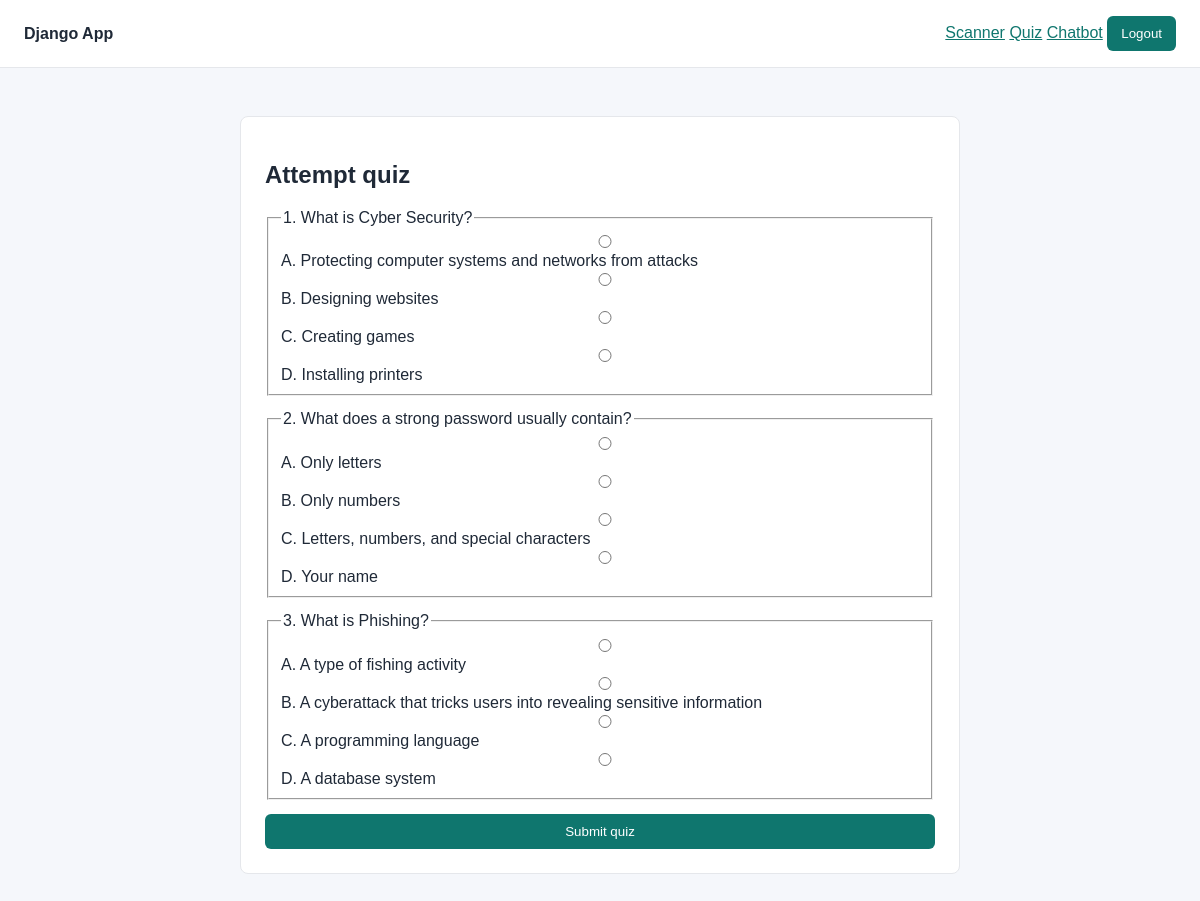
Screenshot of /quiz/attempt/ (signed in) with the database file from the repository.
### quiz/models.py (models this page shows, shortened)
class Question(models.Model):
    class CorrectOption(models.TextChoices):
        A = 'A', 'Option A'
        B = 'B', 'Option B'
        C = 'C', 'Option C'
        D = 'D', 'Option D'
    text = models.TextField()
    option_a = models.CharField(max_length=255)
    option_b = models.CharField(max_length=255)
    option_c = models.CharField(max_length=255)
    option_d = models.CharField(max_length=255)
    correct_option = models.CharField(max_length=1, choices=CorrectOption)
    explanation = models.TextField(blank=True)
    is_active = models.BooleanField(default=True)
    created_at = models.DateTimeField(auto_now_add=True)
    updated_at = models.DateTimeField(auto_now=True)
    class Meta:
        ordering = ['id']

### quiz/views.py (the view, shortened to what this page needs)
# urls.py: path('attempt/', attempt_quiz, name='attempt'),
@login_required
def attempt_quiz(request):
    questions = Question.objects.filter(is_active=True)
    if not questions.exists():
        return render(request, 'quiz/no_questions.html')
    form = QuizAttemptForm(request.POST or None, questions=questions)
    return render(request, 'quiz/attempt.html', {'form': form, 'questions': questions})

### quiz/forms.py
class QuizAttemptForm(forms.Form):
    def __init__(self, *args, questions=None, **kwargs):
        super().__init__(*args, **kwargs)
        self.questions = list(questions or [])
        for question in self.questions:
            choices = [
                (Question.CorrectOption.A, question.option_a),
                (Question.CorrectOption.B, question.option_b),
                (Question.CorrectOption.C, question.option_c),
                (Question.CorrectOption.D, question.option_d),
            ]
            self.fields[f'question_{question.pk}'] = forms.ChoiceField(
                label=question.text,
                choices=choices,
                widget=forms.RadioSelect,
                required=True,
            )

### templates/quiz/attempt.html (shortened to what this page needs)
{% extends 'base.html' %}
{% block content %}
<section class="panel">
    <h1>Attempt quiz</h1>
    <form method="post">
        {% for field in form %}
            <fieldset>
                <legend>{{ forloop.counter }}. {{ field.label }}</legend>
                {{ field }}
            </fieldset>
        {% endfor %}
        <button type="submit">Submit quiz</button>
    </form>
</section>
{% endblock %}

### templates/base.html (style rules this page uses)
body { font-family: Arial, sans-serif; margin: 0; background: #f5f7fb; color: #1f2937; }
.panel { background: #ffffff; border: 1px solid #e5e7eb; border-radius: 8px; padding: 24px; }
form { display: grid; gap: 14px; }
input { width: 100%; padding: 10px; border: 1px solid #cbd5e1; border-radius: 6px; box-sizing: border-box; }
button, .button { background: #0f766e; color: #ffffff; border: 0; border-radius: 6px; padding: 10px 14px; text-decoration: none; cursor: pointer; display: inline-block; }

### rows the page displays
Question: label "What is Cyber Security?"
Question: label "What does a strong password usually contain?"
Question: label "What is Phishing?"
